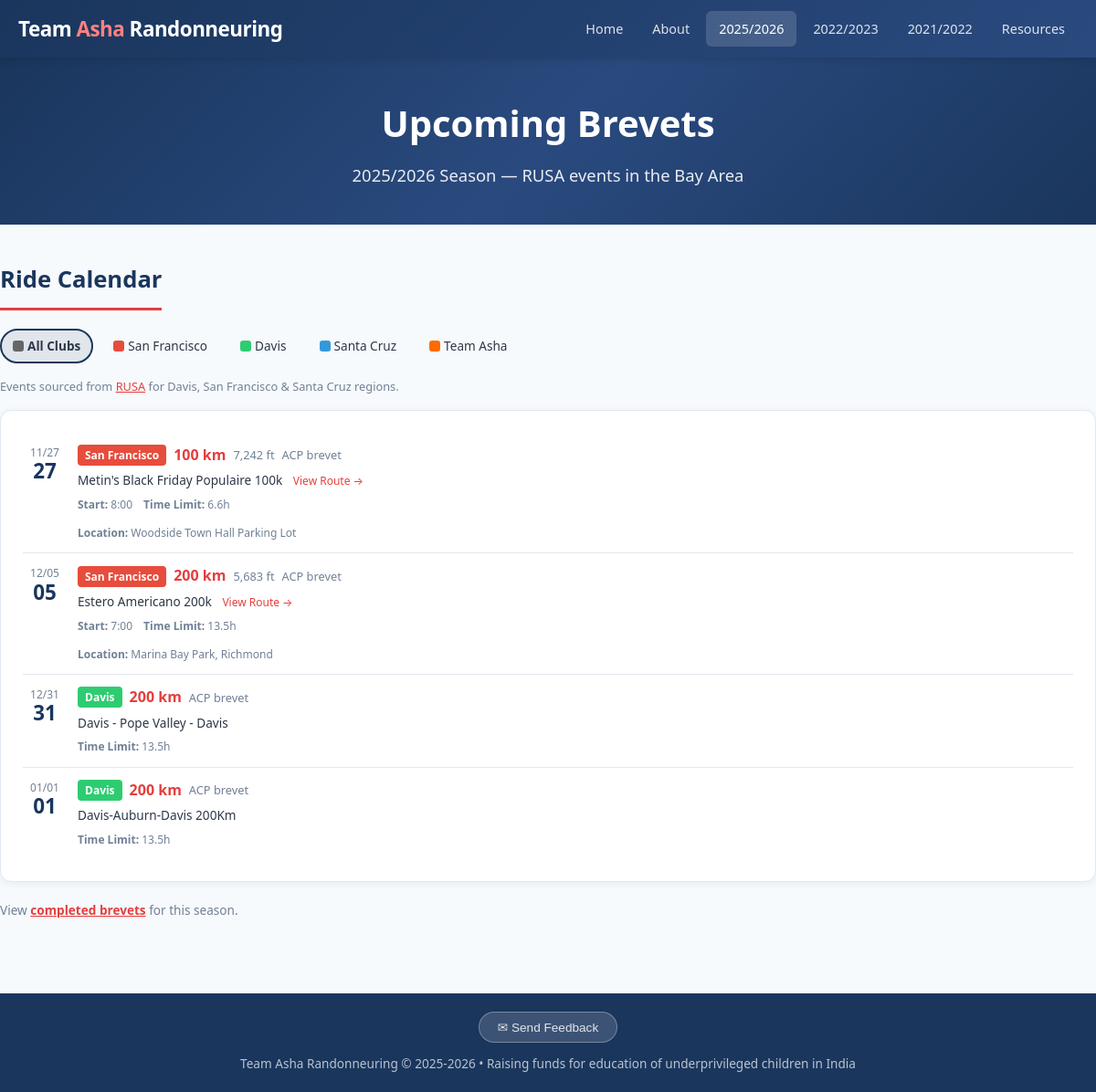
The page /riders/2025-2026/upcoming on the database its author committed.
### tables this page shows
CREATE TABLE season (
        id INTEGER PRIMARY KEY AUTOINCREMENT,
        name TEXT UNIQUE NOT NULL,
        start_date DATE,
        end_date DATE,
        is_current BOOLEAN DEFAULT 0
    );

CREATE TABLE upcoming_rusa_event (
        id INTEGER PRIMARY KEY AUTOINCREMENT,
        region TEXT NOT NULL,
        ride_type TEXT,
        date DATE NOT NULL,
        distance_km INTEGER NOT NULL,
        climbing TEXT,
        route_name TEXT
    , rwgps_url TEXT, distance_miles REAL, elevation_ft INTEGER, start_location TEXT, start_time TEXT, time_limit_hours REAL);

### routes/riders.py (the view)
@riders_bp.route('/riders/<season_name>/upcoming')
def upcoming_brevets(season_name):
    season = get_season_by_name(season_name)
    if not season:
        abort(404)
    current = get_current_season()
    is_current = current and current['id'] == season['id']
    if not is_current:
        return redirect(url_for('riders.season_riders', season_name=season_name))
    rusa_events = get_upcoming_rusa_events()
    rides = get_rides_for_season(season['id'])
    today = date.today().isoformat()
    future_rides = [r for r in rides if r['date'] > today]
    region_colors = {
        'San Francisco': '#e74c3c',
        'Davis': '#2ecc71',
        'Santa Cruz': '#3498db',
        'Team Asha': '#ff6b00',
    }
    label = SEASON_LABELS.get(season_name, f'{season_name} Season')
    return render_template('upcoming_brevets.html',
                           season=season,
                           season_label=label,
                           rusa_events=rusa_events,
                           future_rides=future_rides,
                           is_current=is_current,
                           region_colors=region_colors)

### app.py (called while the page is built)
def create_app():
    app = Flask(__name__)
    app.config.from_object(Config)
    db.init_app(app)
    from routes.main import main_bp
    from routes.riders import riders_bp
    from routes.signup import signup_bp
    from routes.admin import admin_bp
    app.register_blueprint(main_bp)
    app.register_blueprint(riders_bp)
    app.register_blueprint(signup_bp, url_prefix='/signup')
    app.register_blueprint(admin_bp, url_prefix='/admin')
    @app.template_filter('commafy')
    def commafy_filter(value):
        try:
            return f"{int(value):,}"
        except (ValueError, TypeError):
            return value
    @app.context_processor
    def inject_helpers():
        from models import get_all_seasons, get_current_season
        return dict(
            seasons=get_all_seasons(),
            current_season=get_current_season(),
        )
    return app

### db.py (called while the page is built)
def get_db():
    if 'db' not in g:
        g.db = sqlite3.connect(current_app.config['DB_PATH'])
        g.db.row_factory = sqlite3.Row
        g.db.execute("PRAGMA foreign_keys = ON")
    return g.db

### models.py (called while the page is built)
def get_all_seasons():
    return get_db().execute("SELECT * FROM season ORDER BY start_date DESC").fetchall()

def get_current_season():
    return get_db().execute("SELECT * FROM season WHERE is_current = 1").fetchone()

def get_season_by_name(name):
    return get_db().execute("SELECT * FROM season WHERE name = ?", (name,)).fetchone()

def get_rides_for_season(season_id):
    return get_db().execute("""
        SELECT ri.*, c.code as club_code, c.name as club_name
        FROM ride ri LEFT JOIN club c ON ri.club_id = c.id
        WHERE ri.season_id = ?
        ORDER BY ri.date
    """, (season_id,)).fetchall()

def get_upcoming_rusa_events():
    today = date.today().isoformat()
    events = get_db().execute("""
        SELECT * FROM upcoming_rusa_event
        WHERE date >= ?
        ORDER BY date
    """, (today,)).fetchall()
    events_with_defaults = []
    for event in events:
        event_dict = dict(event)
        if not event_dict.get('time_limit_hours') and event_dict.get('distance_km'):
            event_dict['time_limit_hours'] = get_default_time_limit(event_dict['distance_km'])
        events_with_defaults.append(event_dict)
    return events_with_defaults

### templates/upcoming_brevets.html (shortened to what this page needs)
{% extends "base.html" %}
{% block content %}
<div class="hero" style="padding:40px 20px;">
<h1>Upcoming Brevets</h1>
<p>{{ season_label }} &mdash; RUSA events in the Bay Area</p>
</div>
<div class="container section">
<h2>Ride Calendar</h2>
<div style="display:flex;justify-content:space-between;align-items:center;flex-wrap:wrap;gap:10px;margin-bottom:15px;">
<div style="display:flex;gap:8px;flex-wrap:wrap;font-size:0.85rem;">
    <span class="region-filter active" data-region="all" onclick="filterByRegion('all')" style="display:inline-flex;align-items:center;gap:4px;">
        <span style="display:inline-block;width:12px;height:12px;border-radius:3px;background:#666;"></span>All Clubs
    </span>
    {% for region, color in region_colors.items() %}
    <span class="region-filter" data-region="{{ region }}" onclick="filterByRegion('{{ region }}')" style="display:inline-flex;align-items:center;gap:4px;">
        <span style="display:inline-block;width:12px;height:12px;border-radius:3px;background:{{ color }};"></span>{{ region }}
    </span>
    {% endfor %}
</div>
</div>
<p style="font-size:0.8rem;color:var(--text-light);margin-bottom:15px;">Events sourced from <a href="https://rusa.org/cgi-bin/eventsearch_GF.pl" target="_blank" style="color:var(--accent);">RUSA</a> for Davis, San Francisco &amp; Santa Cruz regions.</p>
<div class="card">
{% for event in rusa_events %}
<div class="event-item" data-region="{{ event.region }}" style="display:flex;align-items:flex-start;gap:12px;padding:12px 0;{% if not loop.last %}border-bottom:1px solid var(--border);{% endif %}">
<div style="min-width:48px;text-align:center;">
    <div style="font-size:0.75rem;color:var(--text-light);text-transform:uppercase;">{{ event.date[5:7] }}/{{ event.date[8:10] }}</div>
    <div style="font-size:1.4rem;font-weight:800;color:var(--primary);line-height:1;">{{ event.date[8:10] }}</div>
</div>
<div style="flex:1;min-width:0;">
    <div style="display:flex;align-items:center;gap:8px;flex-wrap:wrap;">
        <span style="display:inline-block;padding:2px 8px;border-radius:4px;font-size:0.75rem;font-weight:600;color:white;background:{{ region_colors.get(event.region, '#999') }};">{{ event.region }}</span>
        <span style="font-weight:700;color:var(--accent);">
          {% if event.distance_miles %}
            {{ "%.1f"|format(event.distance_miles) }} mi
          {% else %}
            {{ event.distance_km }} km
          {% endif %}
        </span>
        {% if event.elevation_ft %}
        <span style="font-size:0.8rem;color:var(--text-light);">{{ "{:,}".format(event.elevation_ft) }} ft</span>
        {% endif %}
        <span style="font-size:0.8rem;color:var(--text-light);">{{ event.ride_type }}</span>
    </div>
    <div style="font-size:0.85rem;margin-top:4px;color:var(--text);">{{ event.route_name }}
    {% if event.rwgps_url %}
    <a href="{{ event.rwgps_url }}" target="_blank" style="margin-left:8px;color:var(--accent);font-size:0.75rem;text-decoration:none;">
      {% if 'Fleche' in event.route_name or (event.rwgps_url and ('fleche' in event.rwgps_url.lower() or 'sfrandonneurs.org/fleche' in event.rwgps_url.lower())) %}
        View Event &rarr;
      {% else %}
        View Route &rarr;
      {% endif %}
    </a>
    {% endif %}
    </div>
    {% if event.start_time or event.time_limit_hours or event.start_location %}
    <div style="font-size:0.75rem;margin-top:6px;color:var(--text-light);display:flex;flex-wrap:wrap;gap:12px;">
      {% if event.start_time %}
      <span><strong>Start:</strong> {{ event.start_time }}</span>
      {% endif %}
      {% if event.time_limit_hours %}
      <span><strong>Time Limit:</strong> {{ event.time_limit_hours }}h</span>
      {% endif %}
      {% if event.start_location %}
      <span style="flex:1 1 100%;"><strong>Location:</strong> {{ event.start_location }}</span>
      {% endif %}
    </div>
    {% endif %}
</div>
</div>
{% endfor %}
</div>
<p style="margin-top:15px;color:var(--text-light);font-size:0.85rem;">View <a href="{{ url_for('riders.season_riders', season_name=season.name) }}" style="color:var(--accent);font-weight:600;">completed brevets</a> for this season.</p>
</div>
{% endblock %}

### templates/base.html (shortened to what this page needs)
<!DOCTYPE html>
<html lang="en">
<head>
<link rel="stylesheet" href="{{ url_for('static', filename='style.css') }}">
</head>
<body>
<header>
<div class="header-inner">
<div class="logo"><a href="{{ url_for('main.index') }}">Team <span>Asha</span> Randonneuring</a></div>
<nav>
    <a href="{{ url_for('main.index') }}" {% if request.endpoint == 'main.index' %}class="active"{% endif %}>Home</a>
    <a href="{{ url_for('main.about') }}" {% if request.endpoint == 'main.about' %}class="active"{% endif %}>About</a>
    {% for s in seasons %}
    {% set is_active = request.view_args.get('season_name') == s.name and (request.endpoint == 'riders.season_riders' or request.endpoint == 'riders.upcoming_brevets') %}
    {% if s.is_current %}
    <div class="nav-dropdown">
        <a href="{{ url_for('riders.season_riders', season_name=s.name) }}" {% if is_active %}class="active"{% endif %}>{{ s.name[:4] }}/{{ s.name[5:] }}</a>
    </div>
    {% else %}
    <a href="{{ url_for('riders.season_riders', season_name=s.name) }}"
       {% if is_active %}class="active"{% endif %}>
       {{ s.name[:4] }}/{{ s.name[5:] }}
    </a>
    {% endif %}
    {% endfor %}
    <a href="{{ url_for('main.resources') }}" {% if request.endpoint == 'main.resources' %}class="active"{% endif %}>Resources</a>
</nav>
</div>
</header>
{% block content %}{% endblock %}
<footer>
<div class="container">
<div style="margin-bottom:12px;">
<button class="feedback-btn" onclick="document.getElementById('feedback-modal').style.display='flex'">&#x2709; Send Feedback</button>
</div>
Team Asha Randonneuring &copy; 2025-2026 &bull; Raising funds for education of underprivileged children in India
</div>
</footer>
</body>
</html>

### static/style.css (style rules this page uses)
:root { --primary: #1a365d; --accent: #e53e3e; --accent-light: #fc8181; --bg: #f7fafc; --card-bg: #ffffff; --text: #2d3748; --text-light: #718096; --border: #e2e8f0; --success: #38a169; --warning: #d69e2e; --danger: #e53e3e; }
* { margin: 0; padding: 0; box-sizing: border-box; }
body { font-family: 'Segoe UI', system-ui, -apple-system, sans-serif; background: var(--bg); color: var(--text); line-height: 1.6; }
.container { max-width: 1200px; margin: 0 auto; padding: 0 20px; }
header { background: linear-gradient(135deg, var(--primary) 0%, #2a4a7f 100%); color: white; padding: 0; position: sticky; top: 0; z-index: 100; box-shadow: 0 2px 10px rgba(0,0,0,0.15); }
.header-inner { display: flex; align-items: center; justify-content: space-between; padding: 12px 20px; max-width: 1200px; margin: 0 auto; }
.logo { font-size: 1.4rem; font-weight: 700; letter-spacing: -0.5px; }
.logo span { color: var(--accent-light); }
.logo a { color: inherit; text-decoration: none; }
nav { display: flex; gap: 4px; flex-wrap: wrap; }
nav a { color: rgba(255,255,255,0.85); text-decoration: none; padding: 8px 14px; border-radius: 6px; font-size: 0.9rem; font-weight: 500; transition: all 0.2s; }
nav a:hover, nav a.active { background: rgba(255,255,255,0.15); color: white; }
.hero { background: linear-gradient(135deg, var(--primary) 0%, #2a4a7f 50%, #1a365d 100%); color: white; padding: 60px 20px; text-align: center; }
.hero h1 { font-size: 2.5rem; margin-bottom: 10px; font-weight: 800; }
.hero p { font-size: 1.15rem; opacity: 0.9; max-width: 700px; margin: 0 auto; }
.section { padding: 40px 0; }
.section h2 { font-size: 1.6rem; margin-bottom: 20px; color: var(--primary); padding-bottom: 10px; border-bottom: 3px solid var(--accent); display: inline-block; }
.card { background: var(--card-bg); border-radius: 12px; padding: 24px; box-shadow: 0 2px 8px rgba(0,0,0,0.06); border: 1px solid var(--border); margin-bottom: 20px; }
footer { background: var(--primary); color: rgba(255,255,255,0.7); text-align: center; padding: 20px; margin-top: 40px; font-size: 0.85rem; }
.nav-dropdown { position: relative; display: inline-block; }
.nav-dropdown > a { color: rgba(255,255,255,0.85); text-decoration: none; padding: 8px 14px; border-radius: 6px; font-size: 0.9rem; font-weight: 500; transition: all 0.2s; display: inline-block; }
.nav-dropdown > a:hover, .nav-dropdown > a.active { background: rgba(255,255,255,0.15); color: white; }
.nav-dropdown::after { content: ''; position: absolute; top: 100%; left: 0; width: 100%; height: 10px; }
.feedback-btn { display: inline-block; padding: 8px 20px; background: rgba(255,255,255,0.15); color: rgba(255,255,255,0.85); border: 1px solid rgba(255,255,255,0.3); border-radius: 20px; font-size: 0.85rem; font-weight: 500; cursor: pointer; transition: all 0.2s; }

### templates/upcoming_brevets.html (style rules this page uses)
.region-filter { cursor: pointer; padding: 6px 12px; border-radius: 20px; transition: all 0.2s; border: 2px solid transparent; }
.region-filter.active { border-color: var(--primary); background: rgba(26, 54, 93, 0.1); font-weight: 700; }

### rows shown on the page
season: name "2025", name "2026"
season: name "2022", name "2023"
season: name "2021", name "2022"
upcoming_rusa_event: date "11", date "27", region "San Francisco", distance_km "100", elevation_ft "7,242", ride_type "ACP brevet", route_name "Metin's Black Friday Populaire 100k", shows "View Route →", start_time "8:00", time_limit_hours "6.6", start_location "Woodside Town Hall Parking Lot"
upcoming_rusa_event: date "12", date "05", region "San Francisco", distance_km "200", elevation_ft "5,683", ride_type "ACP brevet", route_name "Estero Americano 200k", shows "View Route →", start_time "7:00", time_limit_hours "13.5", start_location "Marina Bay Park, Richmond"
upcoming_rusa_event: date "12", date "31", region "Davis", distance_km "200", ride_type "ACP brevet", route_name "Davis - Pope Valley - Davis", time_limit_hours "13.5"
upcoming_rusa_event: date "01", region "Davis", distance_km "200", ride_type "ACP brevet", route_name "Davis-Auburn-Davis 200Km", time_limit_hours "13.5"

### other values the page prints
{{ season_label }} "2025/2026 Season"
{{ region }} "San Francisco" "Davis" "Santa Cruz" "Team Asha"
